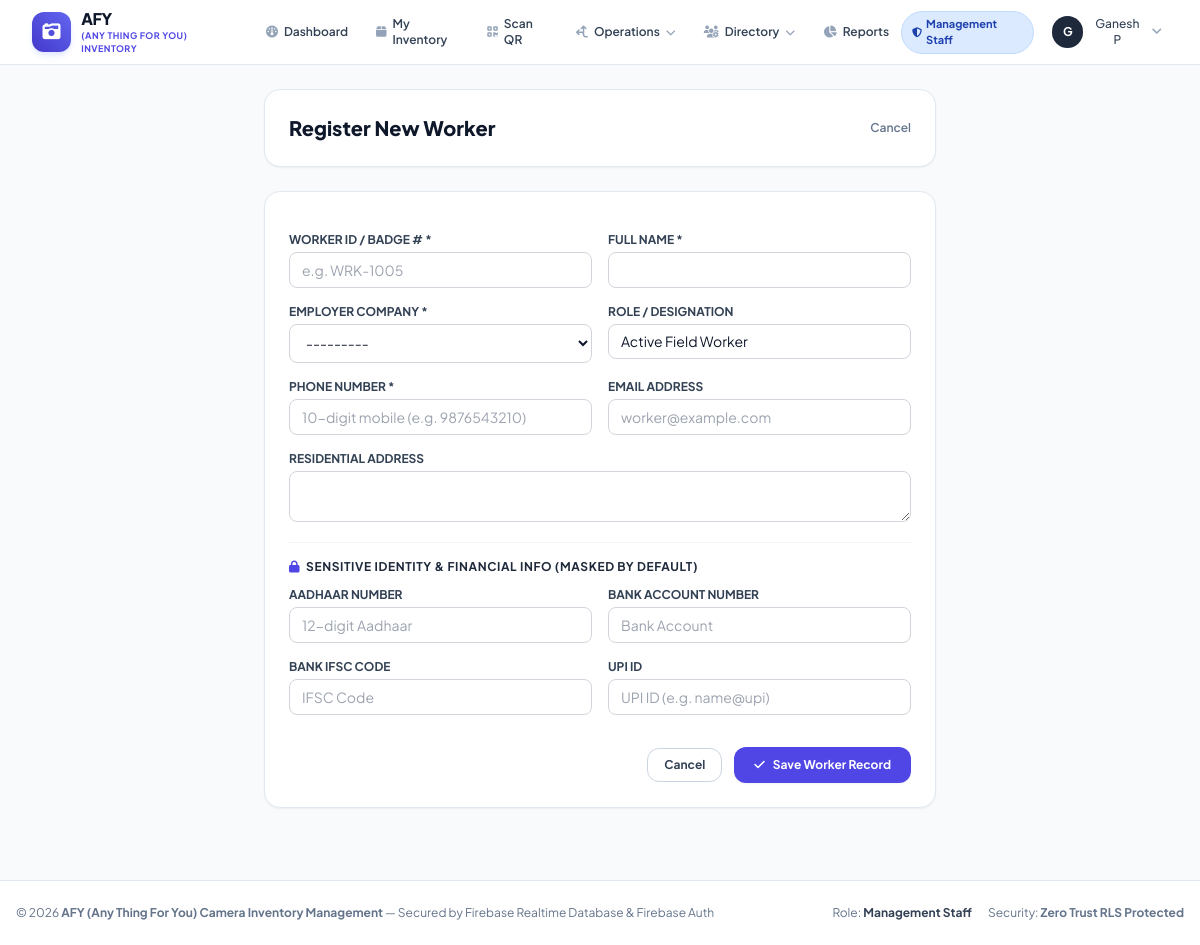
Screenshot of /workers/new/ (signed in) with the database file from the repository.
### inventory/models.py (models this page shows, shortened)
class User(AbstractUser):
    ROLE_CHOICES = [
        ('ADMIN', 'Admin'),
        ('MANAGEMENT', 'Management Staff'),
        ('POSTMAN', 'Postman / Field Collector'),
    ]
    REQUESTED_ROLE_CHOICES = [
        ('MANAGEMENT', 'Management Staff'),
        ('POSTMAN', 'Postman / Field Collector'),
    ]
    APPROVAL_CHOICES = [
        ('PENDING', 'Pending Approval'),
        ('APPROVED', 'Approved'),
        ('REJECTED', 'Rejected'),
        ('DEACTIVATED', 'Deactivated'),
    ]
    role = models.CharField(max_length=20, choices=ROLE_CHOICES, default='POSTMAN')
    requested_role = models.CharField(max_length=20, choices=REQUESTED_ROLE_CHOICES, default='POSTMAN')
    approval_status = models.CharField(max_length=20, choices=APPROVAL_CHOICES, default='APPROVED', db_index=True)
    is_profile_completed = models.BooleanField(default=True)
    email_verified = models.BooleanField(default=True)
    firebase_uid = models.CharField(max_length=128, blank=True, null=True, unique=True, db_index=True)
    profile_photo = models.ImageField(upload_to='profiles/', blank=True, null=True)
    phone = models.CharField(max_length=20, blank=True, default='', validators=[validate_indian_mobile])
    email = models.EmailField(blank=True, validators=[validate_email_address])
    address = models.TextField(blank=True, default='')
    work_location = models.CharField(max_length=255, blank=True, default='')
    work_latitude = models.DecimalField(max_digits=9, decimal_places=6, null=True, blank=True)
    work_longitude = models.DecimalField(max_digits=9, decimal_places=6, null=True, blank=True)
    approved_at = models.DateTimeField(null=True, blank=True)
    approved_by = models.ForeignKey('self', on_delete=models.SET_NULL, null=True, blank=True, related_name='approved_users')
    custom_fields = models.JSONField(default=dict, blank=True)
    class Meta:
        ordering = ['username']
    @property
    def is_admin(self):
        return self.role == 'ADMIN' or self.is_superuser
    @property
    def is_management(self):
        return self.role == 'MANAGEMENT'
    @property
    def is_approved(self):
        return self.is_admin or self.approval_status == 'APPROVED'
    @property
    def is_pending(self):
        return not self.is_admin and self.approval_status == 'PENDING'
    @property
    def display_name(self):
        name = f"{self.first_name} {self.last_name}".strip()
        return name if name else self.username

### inventory/views.py (the view)
# urls.py: path('workers/new/', views.worker_create_view, name='worker_create'),
@login_required
def worker_create_view(request):
    if request.method == 'POST':
        form = WorkerForm(request.POST)
        if form.is_valid():
            worker = form.save()
            try:
                sync_worker_to_rtdb(worker)
            except Exception:
                pass
            messages.success(request, f"Worker '{worker.name}' registered.")
            return redirect('worker_detail', worker_id=worker.id)
    else:
        form = WorkerForm()
    return render(request, 'inventory/worker_form.html', {'form': form, 'title': 'Register New Worker'})

### inventory/context_processors.py (called while the page is built)
def global_context(request):
    pending_approvals_count = 0
    if hasattr(request, 'user') and request.user.is_authenticated and getattr(request.user, 'is_admin', False):
        try:
            pending_approvals_count = User.objects.filter(is_active=False).count()
        except Exception:
            pass
    return {
        'APP_NAME': getattr(settings, 'APP_NAME', 'AFY (Any Thing For You) Camera Inventory Management'),
        'APP_SHORT_NAME': getattr(settings, 'APP_SHORT_NAME', 'AFY Camera Inventory'),
        'GOOGLE_MAPS_API_KEY': getattr(settings, 'GOOGLE_MAPS_API_KEY', ''),
        'FIREBASE_WEB_CONFIG': getattr(settings, 'FIREBASE_WEB_CONFIG', {}),
        'FIREBASE_PROJECT_ID': getattr(settings, 'FIREBASE_PROJECT_ID', 'afy-camera-inventory'),
        'pending_approvals_count': pending_approvals_count,
    }

### inventory/models.py (called while the page is built)
    def __str__(self):
        return f"{self.name} ({self.code})"

### inventory/templates/inventory/worker_form.html (shortened to what this page needs)
{% extends 'inventory/base.html' %}
{% block content %}
<div class="max-w-2xl mx-auto space-y-6">
    <div class="bg-white p-6 rounded-2xl border border-slate-200 shadow-sm flex items-center justify-between">
        <h1 class="text-xl font-extrabold text-slate-900">{{ title }}</h1>
        <a href="{% url 'workers_list' %}" class="text-xs font-semibold text-slate-500 hover:text-slate-800">Cancel</a>
    </div>
    <form method="post" class="bg-white p-6 rounded-2xl border border-slate-200 shadow-sm space-y-4 text-xs">
        <div class="grid grid-cols-1 sm:grid-cols-2 gap-4">
            <div>
                <label class="block text-xs font-bold text-slate-700 uppercase mb-1">Worker ID / Badge # *</label>
                {{ form.worker_id }}
            </div>
            <div>
                <label class="block text-xs font-bold text-slate-700 uppercase mb-1">Full Name *</label>
                {{ form.name }}
            </div>
            <div>
                <label class="block text-xs font-bold text-slate-700 uppercase mb-1">Employer Company *</label>
                {{ form.employer_company }}
            </div>
            <div>
                <label class="block text-xs font-bold text-slate-700 uppercase mb-1">Role / Designation</label>
                {{ form.role_or_status }}
            </div>
            <div>
                <label class="block text-xs font-bold text-slate-700 uppercase mb-1">Phone Number *</label>
                {{ form.phone }}
            </div>
            <div>
                <label class="block text-xs font-bold text-slate-700 uppercase mb-1">Email Address</label>
                {{ form.email }}
            </div>
            <div class="sm:col-span-2">
                <label class="block text-xs font-bold text-slate-700 uppercase mb-1">Residential Address</label>
                {{ form.address }}
            </div>
        </div>
        <div class="pt-4 border-t border-slate-100 space-y-3">
            <h2 class="text-xs font-bold text-slate-800 uppercase tracking-wider flex items-center space-x-1.5">
                <i class="fa-solid fa-lock text-indigo-600"></i>
                <span>Sensitive Identity & Financial Info (Masked by Default)</span>
            </h2>
            <div class="grid grid-cols-1 sm:grid-cols-2 gap-4">
                <div>
                    <label class="block text-xs font-bold text-slate-700 uppercase mb-1">Aadhaar Number</label>
                    {{ form.aadhaar_number }}
                </div>
                <div>
                    <label class="block text-xs font-bold text-slate-700 uppercase mb-1">Bank Account Number</label>
                    {{ form.bank_account_number }}
                </div>
                <div>
                    <label class="block text-xs font-bold text-slate-700 uppercase mb-1">Bank IFSC Code</label>
                    {{ form.bank_ifsc }}
                </div>
                <div>
                    <label class="block text-xs font-bold text-slate-700 uppercase mb-1">UPI ID</label>
                    {{ form.upi_id }}
                </div>
            </div>
        </div>
        <div class="flex items-center justify-end space-x-3 pt-4">
            <a href="{% url 'workers_list' %}" class="px-4 py-2 rounded-xl border border-slate-300 text-slate-700 font-bold hover:bg-slate-50 transition">
                Cancel
            </a>
            <button type="submit" class="px-5 py-2.5 bg-indigo-600 hover:bg-indigo-700 text-white rounded-xl font-bold transition flex items-center space-x-2 shadow-sm">
                <i class="fa-solid fa-check text-xs"></i>
                <span>Save Worker Record</span>
            </button>
        </div>
    </form>
</div>
{% endblock %}

### inventory/templates/inventory/base.html (shortened to what this page needs)
<!DOCTYPE html>
<html lang="en">
<head>
    <script src="https://cdn.tailwindcss.com"></script>
    <link rel="stylesheet" href="https://cdnjs.cloudflare.com/ajax/libs/font-awesome/6.5.1/css/all.min.css">
</head>
<body class="bg-slate-50 text-slate-900 min-h-screen flex flex-col antialiased pb-20 md:pb-0">
    <nav class="bg-white border-b border-slate-200 sticky top-0 z-40 no-print">
        <div class="max-w-7xl mx-auto px-4 sm:px-6 lg:px-8">
            <div class="flex justify-between h-16">
                <div class="flex items-center space-x-3">
                    <a href="{% url 'dashboard' %}" class="flex items-center space-x-2.5">
                        <div class="w-10 h-10 rounded-xl bg-gradient-to-tr from-indigo-700 to-indigo-500 flex items-center justify-center text-white shadow-md shadow-indigo-100">
                            <i class="fa-solid fa-camera-retro text-lg"></i>
                        </div>
                        <div>
                            <span class="text-base font-extrabold tracking-tight text-slate-900 block leading-tight">AFY</span>
                            <span class="text-[9px] font-bold uppercase tracking-wider text-indigo-600 block">(Any Thing For You) Inventory</span>
                        </div>
                    </a>
                    {% if user.is_authenticated %}
                    <div class="hidden lg:flex items-center space-x-1 ml-6">
                        <a href="{% url 'dashboard' %}" class="px-3 py-2 rounded-lg text-xs font-semibold text-slate-700 hover:text-indigo-600 hover:bg-slate-50 transition flex items-center space-x-1.5">
                            <i class="fa-solid fa-gauge text-slate-400"></i>
                            <span>Dashboard</span>
                        </a>
                        <a href="{% url 'my_inventory' %}" class="px-3 py-2 rounded-lg text-xs font-semibold text-slate-700 hover:text-indigo-600 hover:bg-slate-50 transition flex items-center space-x-1.5">
                            <i class="fa-solid fa-box text-slate-400"></i>
                            <span>My Inventory</span>
                        </a>
                        <a href="{% url 'qr_scanner' %}" class="px-3 py-2 rounded-lg text-xs font-semibold text-slate-700 hover:text-indigo-600 hover:bg-slate-50 transition flex items-center space-x-1.5">
                            <i class="fa-solid fa-qrcode text-slate-400"></i>
                            <span>Scan QR</span>
                        </a>
                        <div class="relative group">
                            <button class="px-3 py-2 rounded-lg text-xs font-semibold text-slate-700 hover:text-indigo-600 hover:bg-slate-50 transition flex items-center space-x-1.5">
                                <i class="fa-solid fa-arrows-split-up-and-left text-slate-400"></i>
                                <span>Operations</span>
                                <i class="fa-solid fa-chevron-down text-[10px] text-slate-400"></i>
                            </button>
                        </div>
                        <div class="relative group">
                            <button class="px-3 py-2 rounded-lg text-xs font-semibold text-slate-700 hover:text-indigo-600 hover:bg-slate-50 transition flex items-center space-x-1.5">
                                <i class="fa-solid fa-users-gear text-slate-400"></i>
                                <span>Directory</span>
                                <i class="fa-solid fa-chevron-down text-[10px] text-slate-400"></i>
                            </button>
                        </div>
                        <a href="{% url 'reports' %}" class="px-3 py-2 rounded-lg text-xs font-semibold text-slate-700 hover:text-indigo-600 hover:bg-slate-50 transition flex items-center space-x-1.5">
                            <i class="fa-solid fa-chart-pie text-slate-400"></i>
                            <span>Reports</span>
                        </a>
                    </div>
                    {% endif %}
                </div>
                <div class="flex items-center space-x-3">
                    {% if user.is_authenticated %}
                    <span class="inline-flex items-center px-2.5 py-1 rounded-full text-[11px] font-bold
                        {% if user.is_admin %}bg-purple-100 text-purple-800 border border-purple-200
                        {% elif user.is_management %}bg-blue-100 text-blue-800 border border-blue-200
                        {% else %}bg-emerald-100 text-emerald-800 border border-emerald-200{% endif %}">
                        <i class="fa-solid {% if user.is_admin %}fa-crown{% elif user.is_management %}fa-shield-halved{% else %}fa-person-walking-luggage{% endif %} mr-1 text-[10px]"></i>
                        {{ user.get_role_display }}
                    </span>
                    <div class="relative group">
                        <button class="flex items-center space-x-2 p-1.5 rounded-lg hover:bg-slate-100 transition">
                            {% if user.profile_photo %}
                            <img src="{{ user.profile_photo.url }}" alt="{{ user.display_name }}" class="w-8 h-8 rounded-full object-cover border border-slate-300">
                            {% else %}
                            <div class="w-8 h-8 rounded-full bg-slate-800 text-white font-bold text-xs flex items-center justify-center">
                                {{ user.username|slice:":1"|upper }}
                            </div>
                            {% endif %}
                            <span class="text-xs font-medium text-slate-700 hidden sm:inline">{{ user.display_name }}</span>
                            <i class="fa-solid fa-angle-down text-slate-400 text-xs"></i>
                        </button>
                    </div>
                    {% else %}
                    <a href="{% url 'login' %}" class="px-4 py-2 bg-indigo-600 text-white rounded-lg text-xs font-bold hover:bg-indigo-700 transition">
                        Sign In
                    </a>
                    {% endif %}
                </div>
            </div>
        </div>
    </nav>
    <main class="flex-grow max-w-7xl mx-auto px-4 sm:px-6 lg:px-8 py-6 w-full">
        {% block content %}{% endblock %}
    </main>
    <footer class="bg-white border-t border-slate-200 py-6 mt-12 no-print">
        <div class="max-w-7xl mx-auto px-4 text-center text-xs text-slate-500 flex flex-col sm:flex-row justify-between items-center gap-2">
            <span>&copy; 2026 <strong>{{ APP_NAME }}</strong> &mdash; Secured by Firebase Realtime Database & Firebase Auth</span>
            <div class="flex items-center space-x-4">
                <span>Role: <strong class="text-slate-700">{{ user.get_role_display|default:'Guest' }}</strong></span>
                <span>Security: <strong>Zero Trust RLS Protected</strong></span>
            </div>
        </div>
    </footer>
</body>
</html>

### inventory/templates/inventory/base.html (style rules this page uses)
body { font-family: 'Plus Jakarta Sans', sans-serif; -webkit-tap-highlight-color: transparent; }
.form-input, .form-select, .form-textarea { width: 100%; border-radius: 0.5rem; border: 1px solid #d1d5db; padding: 0.55rem 0.75rem; font-size: 0.875rem; outline: none; transition: all 0.15s ease-in-out; background-color: #ffffff; }

### rows the page displays
User: role "Management Staff", username "G", display_name "Ganesh P"

### other values shown
{{ title }} "Register New Worker"
{{ APP_NAME }} "AFY (Any Thing For You) Camera Inventory Management"
